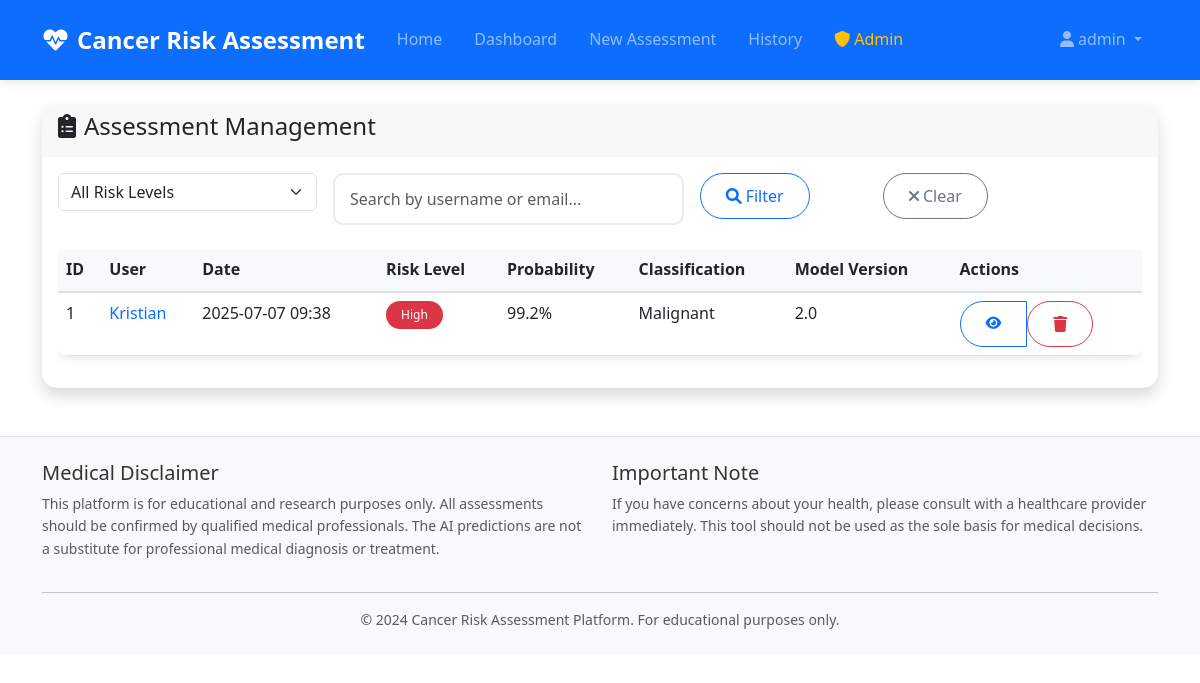
/admin/assessments (signed in), run on an earlier commit of the app's database.
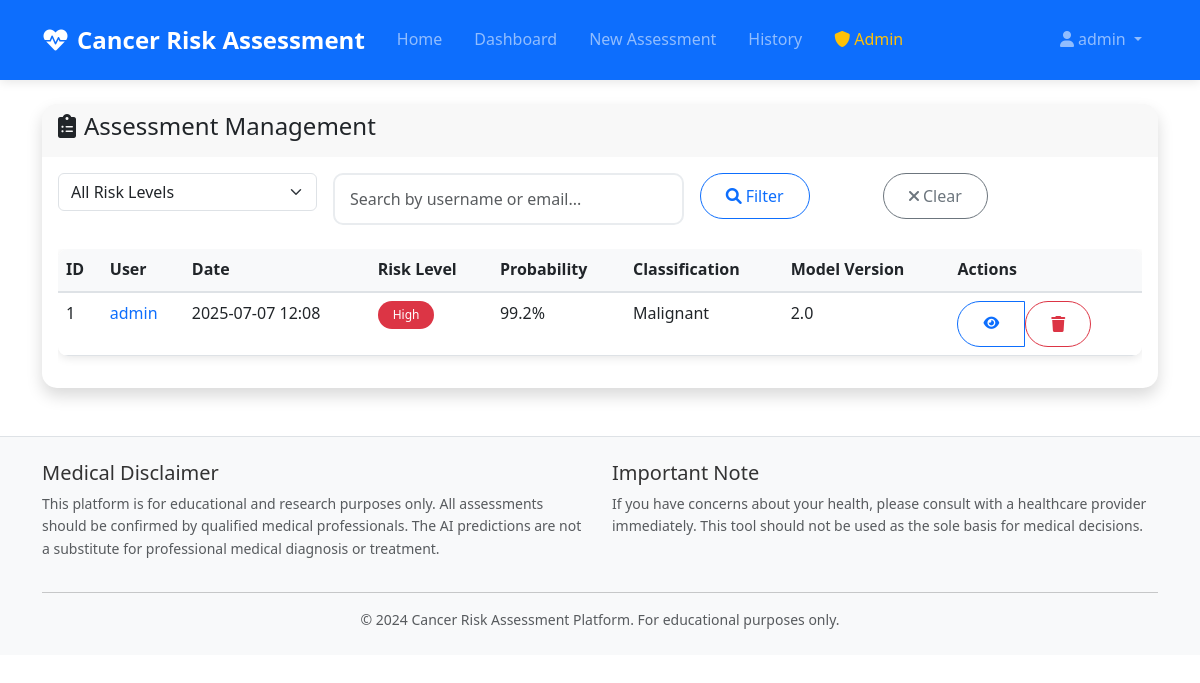
And on a later commit of the database.
### CancerRiskChecker/models/assessment.py (models this page shows, shortened)
class Assessment(db.Model):
    __tablename__ = 'assessments'
    id = db.Column(db.Integer, primary_key=True)
    user_id = db.Column(db.Integer, db.ForeignKey('users.id'), nullable=False, index=True)
    timestamp = db.Column(db.DateTime, default=datetime.utcnow, nullable=False, index=True)
    radius_mean = db.Column(db.Float, nullable=False)
    texture_mean = db.Column(db.Float, nullable=False)
    perimeter_mean = db.Column(db.Float, nullable=False)
    area_mean = db.Column(db.Float, nullable=False)
    concave_points_mean = db.Column(db.Float, nullable=False)
    symmetry_mean = db.Column(db.Float, nullable=False)
    prediction_probability = db.Column(db.Float, nullable=False)
    prediction_class = db.Column(db.Integer, nullable=False)  # 0 for benign, 1 for malignant
    risk_level = db.Column(db.String(20), nullable=False, index=True)  # Very Low, Low, Moderate, High
    model_version = db.Column(db.String(50), default='1.0', nullable=False)
    processing_time = db.Column(db.Float, nullable=True)  # Time taken for prediction
    @property
    def prediction_text(self):
        return 'Malignant' if self.prediction_class == 1 else 'Benign'
    @property
    def probability_percentage(self):
        return round(self.prediction_probability * 100, 1)
    @property
    def risk_color(self):
        risk_colors = {
            'Very Low': 'success',
            'Low': 'primary',
            'Moderate': 'warning',
            'High': 'danger'
        }
        return risk_colors.get(self.risk_level, 'secondary')

### CancerRiskChecker/models/user.py (models this page shows, shortened)
class User(UserMixin, db.Model):
    __tablename__ = 'users'
    id = db.Column(db.Integer, primary_key=True)
    username = db.Column(db.String(64), unique=True, nullable=False, index=True)
    email = db.Column(db.String(120), unique=True, nullable=False, index=True)
    full_name = db.Column(db.String(100), nullable=True)
    password_hash = db.Column(db.String(256), nullable=False)
    created_at = db.Column(db.DateTime, default=datetime.utcnow, nullable=False)
    updated_at = db.Column(db.DateTime, default=datetime.utcnow, onupdate=datetime.utcnow)
    last_login = db.Column(db.DateTime, nullable=True)
    last_assessment = db.Column(db.DateTime, nullable=True)
    total_assessments = db.Column(db.Integer, default=0, nullable=False)
    is_active = db.Column(db.Boolean, default=True, nullable=False)
    is_admin = db.Column(db.Boolean, default=False, nullable=False)
    assessments = db.relationship('Assessment', backref='user', lazy='dynamic',
                                cascade='all, delete-orphan')

### CancerRiskChecker/blueprints/admin.py (the view)
@admin_bp.route('/assessments')
@login_required
@admin_required
def assessments():
    from ..models.assessment import Assessment
    from ..models.user import User
    from ..app import db
    page = request.args.get('page', 1, type=int)
    risk_level = request.args.get('risk_level', '', type=str)
    user_search = request.args.get('user_search', '', type=str)
    query = db.session.query(Assessment, User).join(User)
    if risk_level:
        query = query.filter(Assessment.risk_level == risk_level)
    if user_search:
        query = query.filter(
            (User.username.contains(user_search)) |
            (User.email.contains(user_search))
        )
    assessments_pagination = query.order_by(Assessment.timestamp.desc()).paginate(
        page=page, per_page=20, error_out=False
    )
    risk_levels = db.session.query(Assessment.risk_level.distinct()).all()
    risk_levels = [r[0] for r in risk_levels]
    return render_template('admin/assessments.html',
                         assessments=assessments_pagination,
                         risk_levels=risk_levels,
                         current_risk_level=risk_level,
                         user_search=user_search)

### CancerRiskChecker/blueprints/admin.py (called while the page is built)
def admin_required(f):
    @wraps(f)
    def decorated_function(*args, **kwargs):
        if not current_user.is_authenticated or not current_user.is_admin:
            flash('Admin access required.', 'danger')
            return redirect(url_for('main.index'))
        return f(*args, **kwargs)
    return decorated_function

### CancerRiskChecker/templates/admin/assessments.html (shortened to what the changed rows need)
{% extends "base.html" %}
{% block content %}
<div class="container my-4">
    <div class="row">
        <div class="col-12">
            <div class="card shadow">
                <div class="card-body">
                    {% if assessments.items %}
                    <div class="table-responsive">
                        <table class="table table-hover">
                            <thead>
                                <tr>
                                    <th>ID</th>
                                    <th>User</th>
                                    <th>Date</th>
                                    <th>Risk Level</th>
                                    <th>Probability</th>
                                    <th>Classification</th>
                                    <th>Model Version</th>
                                    <th>Actions</th>
                                </tr>
                            </thead>
                            <tbody>
                                {% for assessment, user in assessments.items %}
                                <tr>
                                    <td>{{ assessment.id }}</td>
                                    <td>
                                        <a href="{{ url_for('admin.user_detail', user_id=user.id) }}"
                                           class="text-decoration-none">
                                            {{ user.username }}
                                        </a>
                                    </td>
                                    <td>{{ assessment.timestamp.strftime('%Y-%m-%d %H:%M') }}</td>
                                    <td>
                                        <span class="badge bg-{{ assessment.risk_color }}">
                                            {{ assessment.risk_level }}
                                        </span>
                                    </td>
                                    <td>{{ assessment.probability_percentage }}%</td>
                                    <td>{{ assessment.prediction_text }}</td>
                                    <td>{{ assessment.model_version }}</td>
                                    <td>
                                        <div class="btn-group btn-group-sm">
                                            <a href="{{ url_for('assessment.result', assessment_id=assessment.id) }}"
                                               class="btn btn-outline-primary">
                                                <i class="fas fa-eye"></i>
                                            </a>
                                            <form method="POST" action="{{ url_for('admin.delete_assessment', assessment_id=assessment.id) }}"
                                                  class="d-inline" onsubmit="return confirm('Are you sure you want to delete this assessment?')">
                                                <button type="submit" class="btn btn-outline-danger">
                                                    <i class="fas fa-trash"></i>
                                                </button>
                                            </form>
                                        </div>
                                    </td>
                                </tr>
                                {% endfor %}
                            </tbody>
                        </table>
                    </div>
                    {% else %}
                    <div class="text-center py-5">
                        <i class="fas fa-clipboard-list fa-3x text-muted mb-3"></i>
                        <h5 class="text-muted">No assessments found</h5>
                        <p class="text-muted">Try adjusting your search criteria.</p>
                    </div>
                    {% endif %}
                </div>
            </div>
        </div>
    </div>
</div>
{% endblock %}

What changed in the data, as far as the page shows it:
changed Assessment "Malignant": username "Kristian" → "admin"; timestamp "2025-07-07 09:38" → "2025-07-07 12:08"
